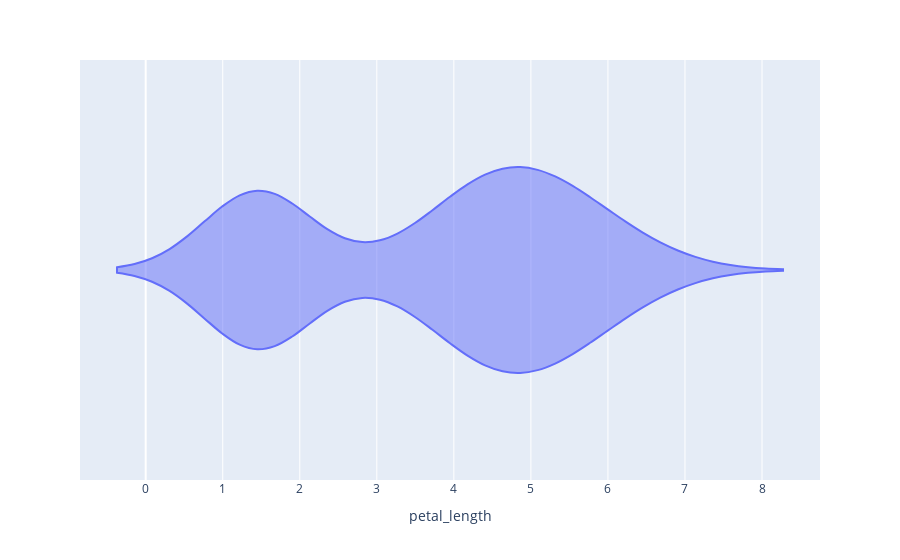

Source (notebook cell):
### Code cell
fig_1=px.violin(df,x='petal_length')
fig_1.show()

### Figure 1 — Plotly figure (JSON) as saved in the notebook; plotly's stock layout.template omitted (floating-point values rounded to 4 significant figures; data arrays with more than 128 entries replaced by an {"elided": "..."} marker saying what was removed)
{"data": [{"alignmentgroup": "True", "box": {"visible": false}, "hovertemplate": "petal_length=%{x}<extra></extra>", "legendgroup": "", "marker": {"color": "#636efa"}, "name": "", "offsetgroup": "", "orientation": "h", "scalegroup": "True", "showlegend": false, "type": "violin", "x": {"elided": "150 float values"}, "x0": " ", "xaxis": "x", "y0": " ", "yaxis": "y"}], "layout": {"legend": {"tracegroupgap": 0}, "margin": {"t": 60}, "violinmode": "group", "xaxis": {"anchor": "y", "domain": [0, 1], "title": {"text": "petal_length"}}, "yaxis": {"anchor": "x", "domain": [0, 1]}}}
